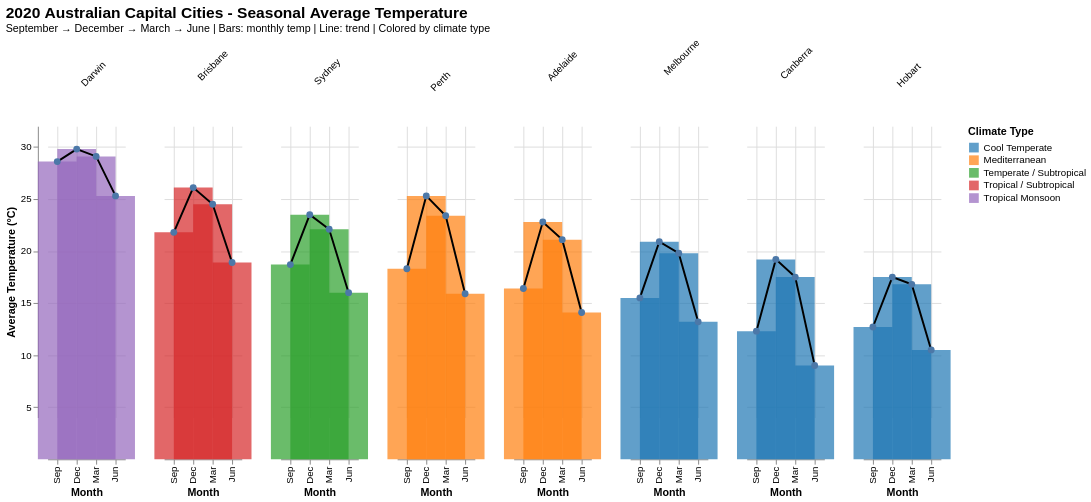

The Vega-Lite source for this figure:
### Vega-Lite specification from a JSON file in a GitHub repository (floating-point values rounded to 4 significant figures)
{"$schema": "https://vega.github.io/schema/vega-lite/v5.json", "title": {"text": "2020 Australian Capital Cities - Seasonal Average Temperature", "subtitle": "September → December → March → June | Bars: monthly temp | Line: trend | Colored by climate type", "fontSize": 16, "subtitleFontSize": 11}, "width": 600, "height": 400, "data": {"values": [{"city": "Sydney", "month": "Sep", "temp": 18.7, "climate": "Temperate / Subtropical"}, {"city": "Sydney", "month": "Dec", "temp": 23.5, "climate": "Temperate / Subtropical"}, {"city": "Sydney", "month": "Mar", "temp": 22.1, "climate": "Temperate / Subtropical"}, {"city": "Sydney", "month": "Jun", "temp": 16.0, "climate": "Temperate / Subtropical"}, {"city": "Melbourne", "month": "Sep", "temp": 15.5, "climate": "Cool Temperate"}, {"city": "Melbourne", "month": "Dec", "temp": 20.9, "climate": "Cool Temperate"}, {"city": "Melbourne", "month": "Mar", "temp": 19.8, "climate": "Cool Temperate"}, {"city": "Melbourne", "month": "Jun", "temp": 13.2, "climate": "Cool Temperate"}, {"city": "Brisbane", "month": "Sep", "temp": 21.8, "climate": "Tropical / Subtropical"}, {"city": "Brisbane", "month": "Dec", "temp": 26.1, "climate": "Tropical / Subtropical"}, {"city": "Brisbane", "month": "Mar", "temp": 24.5, "climate": "Tropical / Subtropical"}, {"city": "Brisbane", "month": "Jun", "temp": 18.9, "climate": "Tropical / Subtropical"}, {"city": "Perth", "month": "Sep", "temp": 18.3, "climate": "Mediterranean"}, {"city": "Perth", "month": "Dec", "temp": 25.3, "climate": "Mediterranean"}, {"city": "Perth", "month": "Mar", "temp": 23.4, "climate": "Mediterranean"}, {"city": "Perth", "month": "Jun", "temp": 15.9, "climate": "Mediterranean"}, {"city": "Adelaide", "month": "Sep", "temp": 16.4, "climate": "Mediterranean"}, {"city": "Adelaide", "month": "Dec", "temp": 22.8, "climate": "Mediterranean"}, {"city": "Adelaide", "month": "Mar", "temp": 21.1, "climate": "Mediterranean"}, {"city": "Adelaide", "month": "Jun", "temp": 14.1, "climate": "Mediterranean"}, {"city": "Canberra", "month": "Sep", "temp": 12.3, "climate": "Cool Temperate"}, {"city": "Canberra", "month": "Dec", "temp": 19.2, "climate": "Cool Temperate"}, {"city": "Canberra", "month": "Mar", "temp": 17.5, "climate": "Cool Temperate"}, {"city": "Canberra", "month": "Jun", "temp": 9.0, "climate": "Cool Temperate"}, {"city": "Hobart", "month": "Sep", "temp": 12.7, "climate": "Cool Temperate"}, {"city": "Hobart", "month": "Dec", "temp": 17.5, "climate": "Cool Temperate"}, {"city": "Hobart", "month": "Mar", "temp": 16.8, "climate": "Cool Temperate"}, {"city": "Hobart", "month": "Jun", "temp": 10.5, "climate": "Cool Temperate"}, {"city": "Darwin", "month": "Sep", "temp": 28.6, "climate": "Tropical Monsoon"}, {"city": "Darwin", "month": "Dec", "temp": 29.8, "climate": "Tropical Monsoon"}, {"city": "Darwin", "month": "Mar", "temp": 29.1, "climate": "Tropical Monsoon"}, {"city": "Darwin", "month": "Jun", "temp": 25.3, "climate": "Tropical Monsoon"}]}, "facet": {"column": {"field": "city", "type": "nominal", "title": null, "sort": ["Darwin", "Brisbane", "Sydney", "Perth", "Adelaide", "Melbourne", "Canberra", "Hobart"]}}, "spec": {"layer": [{"mark": {"type": "bar", "opacity": 0.7, "size": 40}, "encoding": {"x": {"field": "month", "type": "ordinal", "title": "Month", "sort": ["Sep", "Dec", "Mar", "Jun"]}, "y": {"field": "temp", "type": "quantitative", "title": "Average Temperature (°C)", "scale": {"domain": [5, 32]}}, "color": {"field": "climate", "type": "nominal", "title": "Climate Type", "scale": {"scheme": "category10"}}, "tooltip": [{"field": "city", "title": "City"}, {"field": "month", "title": "Month"}, {"field": "temp", "title": "Temp (°C)", "format": ".1f"}, {"field": "climate", "title": "Climate"}]}}, {"mark": {"type": "line", "color": "black", "strokeWidth": 2, "point": {"filled": true, "size": 50}}, "encoding": {"x": {"field": "month", "type": "ordinal", "sort": ["Sep", "Dec", "Mar", "Jun"]}, "y": {"field": "temp", "type": "quantitative"}, "tooltip": [{"field": "city", "title": "City"}, {"field": "month", "title": "Month"}, {"field": "temp", "title": "Temp (°C)", "format": ".1f"}]}}]}, "config": {"view": {"stroke": null}, "axis": {"grid": true}, "header": {"titleFontSize": 12, "labelFontSize": 10, "labelAngle": -45}}}
